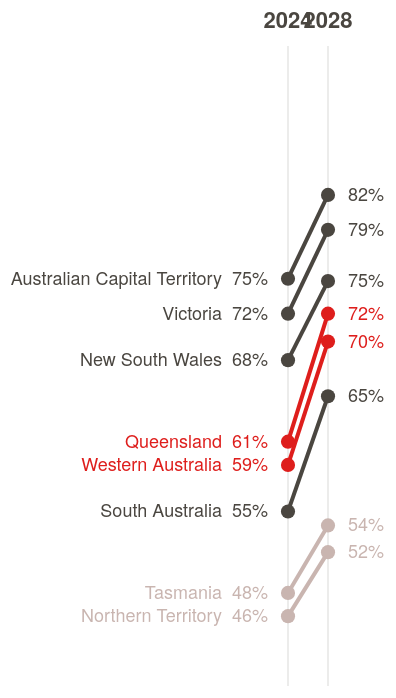

Vega-Lite specification for this chart:
### Vega-Lite specification from a JSON file in a GitHub repository (floating-point values rounded to 4 significant figures)
{"$schema": "https://vega.github.io/schema/vega-lite/v5.json", "width": "container", "height": 320, "background": "transparent", "config": {"font": "Helvetica Neue, Helvetica, Arial, sans-serif", "view": {"stroke": null}}, "data": {"values": [{"state": "Australian Capital Territory", "year": "2024", "adoption": 0.75, "growth": 0.072}, {"state": "Australian Capital Territory", "year": "2028", "adoption": 0.822, "growth": 0.072}, {"state": "Victoria", "year": "2024", "adoption": 0.72, "growth": 0.072}, {"state": "Victoria", "year": "2028", "adoption": 0.792, "growth": 0.072}, {"state": "New South Wales", "year": "2024", "adoption": 0.68, "growth": 0.068}, {"state": "New South Wales", "year": "2028", "adoption": 0.748, "growth": 0.068}, {"state": "Queensland", "year": "2024", "adoption": 0.61, "growth": 0.11}, {"state": "Queensland", "year": "2028", "adoption": 0.72, "growth": 0.11}, {"state": "Western Australia", "year": "2024", "adoption": 0.59, "growth": 0.106}, {"state": "Western Australia", "year": "2028", "adoption": 0.696, "growth": 0.106}, {"state": "South Australia", "year": "2024", "adoption": 0.55, "growth": 0.099}, {"state": "South Australia", "year": "2028", "adoption": 0.649, "growth": 0.099}, {"state": "Tasmania", "year": "2024", "adoption": 0.48, "growth": 0.058}, {"state": "Tasmania", "year": "2028", "adoption": 0.538, "growth": 0.058}, {"state": "Northern Territory", "year": "2024", "adoption": 0.46, "growth": 0.055}, {"state": "Northern Territory", "year": "2028", "adoption": 0.515, "growth": 0.055}]}, "transform": [{"calculate": "datum.growth >= 0.10 ? 'rising' : datum.growth <= 0.058 ? 'flat' : 'mid'", "as": "tier"}, {"calculate": "datum.state + '  ' + format(datum.adoption, '.0%')", "as": "left_label"}], "encoding": {"x": {"field": "year", "type": "ordinal", "axis": null}, "y": {"field": "adoption", "type": "quantitative", "scale": {"domain": [0.4, 0.95]}, "axis": null}, "detail": {"field": "state"}}, "layer": [{"mark": {"type": "rule", "color": "#4a4640", "strokeWidth": 1, "opacity": 0.1}, "transform": [{"filter": "datum.state === 'Australian Capital Territory'"}], "encoding": {"x": {"field": "year", "type": "ordinal"}, "y": {"datum": 0.95, "type": "quantitative"}, "y2": {"datum": 0.4}}}, {"transform": [{"filter": "datum.state === 'Australian Capital Territory'"}], "mark": {"type": "text", "dy": -12, "fontSize": 11, "fontWeight": 600, "color": "#4a4640"}, "encoding": {"x": {"field": "year", "type": "ordinal"}, "y": {"datum": 0.95, "type": "quantitative"}, "text": {"field": "year"}}}, {"params": [{"name": "state_hover", "select": {"type": "point", "fields": ["state"], "on": "pointerover", "clear": "pointerout"}}], "mark": {"type": "line", "interpolate": "linear"}, "encoding": {"color": {"field": "tier", "type": "nominal", "scale": {"domain": ["rising", "mid", "flat"], "range": ["#de1e1c", "#4a4640", "#c9b5b0"]}, "legend": null}, "opacity": {"condition": {"param": "state_hover", "empty": true, "value": 1}, "value": 0.15}, "strokeWidth": {"condition": {"param": "state_hover", "empty": false, "value": 3.5}, "value": 2}}}, {"mark": {"type": "point", "filled": true, "size": 50}, "encoding": {"color": {"field": "tier", "type": "nominal", "scale": {"domain": ["rising", "mid", "flat"], "range": ["#de1e1c", "#c9b5b0", "#d4cfc9"]}, "legend": null}, "opacity": {"condition": {"param": "state_hover", "empty": true, "value": 1}, "value": 0.15}, "tooltip": [{"field": "state", "title": "State"}, {"field": "adoption", "title": "Adoption rate", "format": ".0%"}, {"field": "year", "title": "Year"}]}}, {"transform": [{"filter": "datum.year === '2024'"}], "mark": {"type": "text", "align": "right", "dx": -10, "fontSize": 9}, "encoding": {"text": {"field": "left_label", "type": "nominal"}, "color": {"field": "tier", "type": "nominal", "scale": {"domain": ["rising", "mid", "flat"], "range": ["#de1e1c", "#9a9690", "#c0bbb5"]}, "legend": null}}}, {"transform": [{"filter": "datum.year === '2028'"}], "mark": {"type": "text", "align": "left", "dx": 10, "fontSize": 9}, "encoding": {"text": {"field": "adoption", "format": ".0%"}, "color": {"field": "tier", "type": "nominal", "scale": {"domain": ["rising", "mid", "flat"], "range": ["#de1e1c", "#9a9690", "#c0bbb5"]}, "legend": null}}}]}
